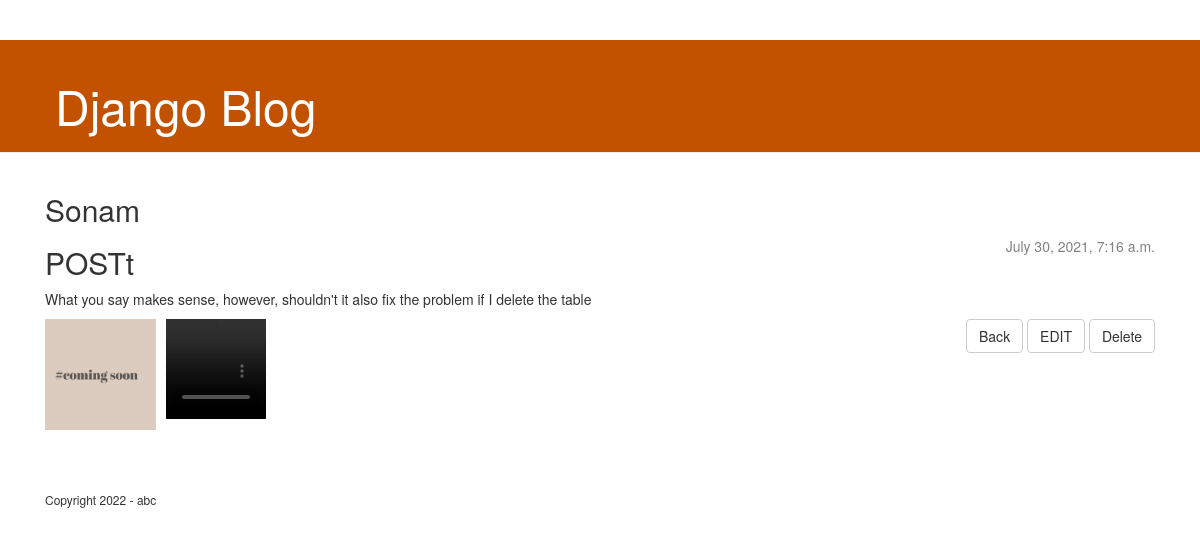
The app's page /post/2/ with its own data.
### d_query/models.py (models this page shows, shortened)
class Post(models.Model):
    title = models.CharField(max_length=20)
    subject = models.TextField(max_length=100)
    author = models.ForeignKey(settings.AUTH_USER_MODEL, on_delete=models.CASCADE)
    images = models.ImageField(upload_to='images/', blank=True)
    video = models.FileField(upload_to='video/', blank=True)
    published_date = models.DateTimeField(auto_now_add=True)
    objects = models.Manager()
    post_objects = PostManager()
    post_obj=PostAuthorManager()
    class Meta:
        permissions=[("can_view", "Can view the post"),
            ("can_delete", "Can delete the post"),
            ("can_edit","can edit the post")]

### d_query/views.py (the view)
# urls.py: path('post/<int:pk>/', views.post_detail, name='post_detail'),
def post_detail(request, pk):
    post = get_object_or_404(Post, pk=pk)
    return TemplateResponse(request, 'post_detail.html', {'post': post, 'name': 'Rahul'})

### d_query/context_processors.py (called while the page is built)
def get_current_year_to_context(request):
    current_datetime = datetime.datetime.now()
    return {
        'current_year': current_datetime.year
    }

def post_count(request):
    count=Post.objects.count()
    return {'post_count':count}

### d_query/templates/post_detail.html (shortened to what this page needs)
{% extends 'base.html' %}
{% block content %}
    <article class="post">
        <h2>{{ name }}</h2>
        {% if post.published_date %}
            <time class="date">
                {{ post.published_date }}
            </time>
        {% endif %}
        <h2>{{ post.title }}</h2>
        <p>{{ post.subject|linebreaksbr }}</p>
        <img src="{{ post.images.url }}" class="img-responsive" style="width: 10%; float: left; margin-right: 10px;" />
        <video width="100" height="100" controls >
            <source src="{{post.video.url}}" type="video/mp4"></video>
         <aside class="actions">
             <a class="btn btn-default" href="{% url 'post_list' %}">
            Back
            </a>
            <a class="btn btn-default" href="{% url 'post_edit' pk=post.pk %}">
            EDIT
            </a>
             <a class="btn btn-default" href="{% url 'post_delete' pk=post.pk %}">
            Delete
            </a>
        </aside>
    </article>
{% endblock %}

### d_query/static/css/blog.css (style rules this page uses)
h1, h2, h3, h4 { font-family: 'Lobster', cursive; }
.date { color: #828282; }
.post { margin-bottom: 70px; }
.post > .date, .post > .actions { float: right; }
.btn-default, .btn-default:visited { color: #C25100; background: none; border-color: #C25100; }

### records on screen
Post: published_date "July 30, 2021, 7:16 a.m.", title "POSTt", subject "What you say makes sense, however, shouldn't it also fix the problem if I delete the table", images (picture)

### other values on screen
{{ name }} "Sonam"
